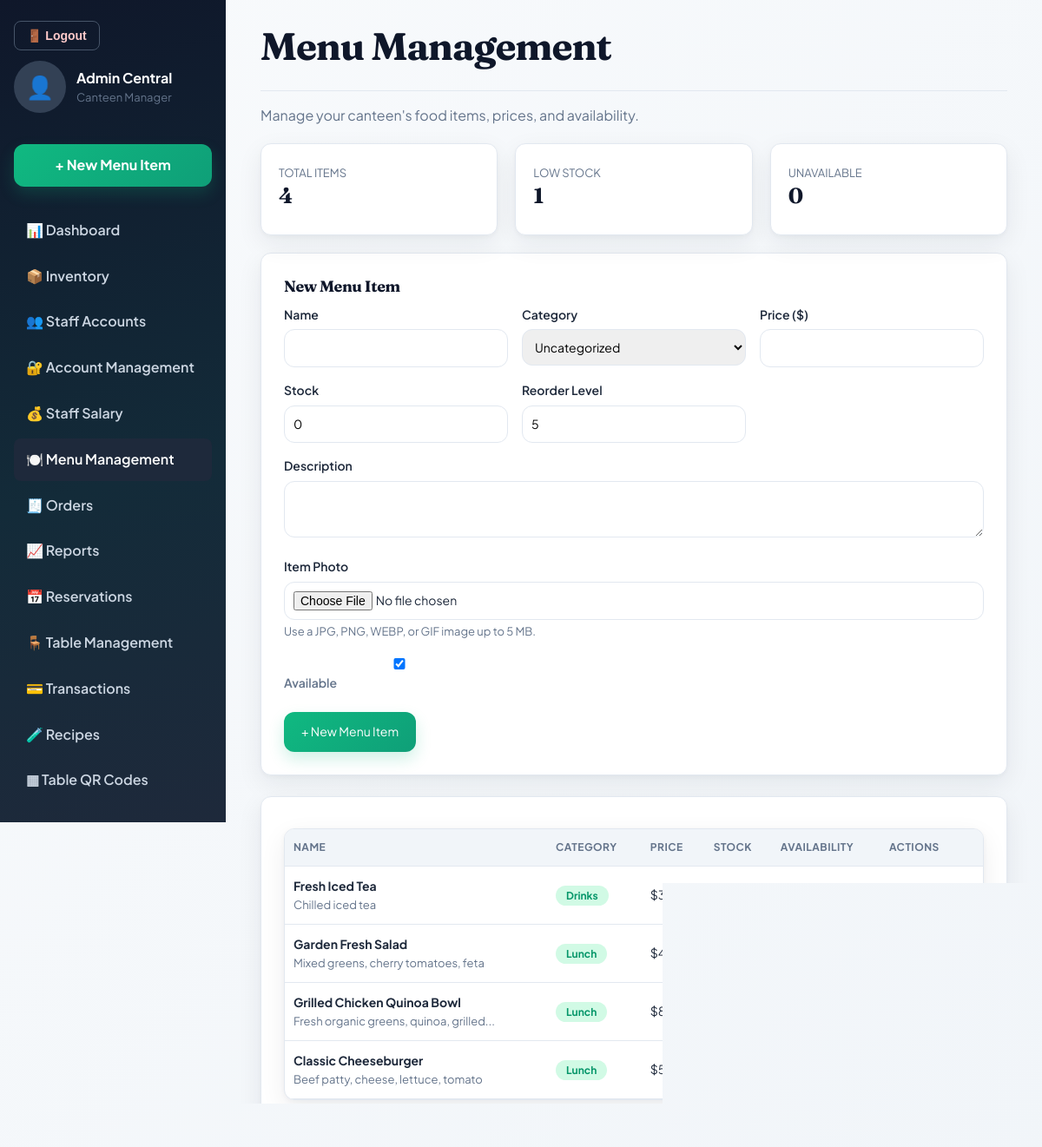
Page /views/admin/menu_management.php (signed in) on the committed database.
### tables this page shows
CREATE TABLE menu_items (
    id INT AUTO_INCREMENT PRIMARY KEY,
    category_id INT,
    name VARCHAR(150) NOT NULL,
    description TEXT,
    price DECIMAL(10,2) NOT NULL,
    image VARCHAR(255) DEFAULT NULL,
    current_stock INT DEFAULT 0,
    reorder_level INT DEFAULT 5,
    is_active TINYINT(1) DEFAULT 1,
    created_at TIMESTAMP DEFAULT CURRENT_TIMESTAMP,
    FOREIGN KEY (category_id) REFERENCES categories(id) ON DELETE SET NULL
);

CREATE TABLE categories (
    id INT AUTO_INCREMENT PRIMARY KEY,
    name VARCHAR(100) NOT NULL
);

### config/config.php (called while the page is built, shortened)
<?php
function isLoggedIn() {
    return isset($_SESSION['user_id']);
}
function isAdmin() {
    return isLoggedIn() && ($_SESSION['role'] ?? '') === 'admin';
}
function e($str) {
    return htmlspecialchars($str ?? '', ENT_QUOTES, 'UTF-8');
}

### controllers/MenuController.php (called while the page is built, shortened)
<?php
require_once __DIR__ . '/../models/MenuItem.php';
class MenuController {
    public $menuItemModel;
    public function __construct($db) {
        $this->menuItemModel = new MenuItem($db);
    }
    public function listAll() {
        return $this->menuItemModel->all(false);
    }
}

### models/MenuItem.php (called while the page is built, shortened)
<?php
class MenuItem {
    private $conn;
    public function __construct($db) {
        $this->conn = $db;
    }
    public function all($onlyActive = false) {
        $sql = "SELECT mi.*, c.name AS category_name FROM menu_items mi
                LEFT JOIN categories c ON mi.category_id = c.id";
        $sql .= " ORDER BY mi.id DESC";
        $stmt = $this->conn->prepare($sql);
        $stmt->execute();
        return $stmt->fetchAll(PDO::FETCH_ASSOC);
    }
    public function counts() {
        $stmt = $this->conn->prepare("SELECT COUNT(*) FROM menu_items");
        $stmt->execute();
        $total = $stmt->fetchColumn();
        $stmt = $this->conn->prepare("SELECT COUNT(*) FROM menu_items WHERE current_stock <= reorder_level AND current_stock > 0");
        $stmt->execute();
        $low = $stmt->fetchColumn();
        $stmt = $this->conn->prepare("SELECT COUNT(*) FROM menu_items WHERE is_active = 0");
        $stmt->execute();
        $unavailable = $stmt->fetchColumn();
        return ['total' => $total, 'low' => $low, 'unavailable' => $unavailable];
    }
}

### views/admin/menu_management.php (the view, shortened to what this page needs)
<?php
require_once __DIR__ . '/../../config/config.php';
require_once __DIR__ . '/../../controllers/MenuController.php';
$database = new Database();
$db = $database->connect();
$menuController = new MenuController($db);
$editItem = null;
$items = $menuController->listAll();
$counts = $menuController->menuItemModel->counts();
?>
<!DOCTYPE html>
<html lang="en">
<head>
<link rel="stylesheet" href="<?= BASE_URL ?>/public/css/style.css">
</head>
<body class="admin-body">
<?php include __DIR__ . '/../partials/header_admin.php'; ?>
<main class="admin-main">
    <header class="admin-topbar">
        <h1>Menu Management</h1>
    </header>
    <p class="muted">Manage your canteen's food items, prices, and availability.</p>
    <div class="stat-grid three">
        <div class="stat-card"><span class="muted small">TOTAL ITEMS</span><h2><?= $counts['total'] ?></h2></div>
        <div class="stat-card"><span class="muted small">LOW STOCK</span><h2><?= $counts['low'] ?></h2></div>
        <div class="stat-card"><span class="muted small">UNAVAILABLE</span><h2><?= $counts['unavailable'] ?></h2></div>
    </div>
    <div class="card">
        <h3><?= $editItem ? 'Edit Item' : 'New Menu Item' ?></h3>
        <form method="POST" enctype="multipart/form-data" class="grid-form">
            <div>
                <label>Name</label>
                <input type="text" name="name" required value="<?= e($editItem['name'] ?? '') ?>">
            </div>
            <div>
                <label>Category</label>
                <select name="category_id">
                    <option value="">Uncategorized</option>
                </select>
            </div>
            <div>
                <label>Price ($)</label>
                <input type="number" step="0.01" name="price" required value="<?= e($editItem['price'] ?? '') ?>">
            </div>
            <div>
                <label>Stock</label>
                <input type="number" name="current_stock" required value="<?= e($editItem['current_stock'] ?? 0) ?>">
            </div>
            <div>
                <label>Reorder Level</label>
                <input type="number" name="reorder_level" required value="<?= e($editItem['reorder_level'] ?? 5) ?>">
            </div>
            <div class="full-width">
                <label>Description</label>
                <textarea name="description" rows="2"><?= e($editItem['description'] ?? '') ?></textarea>
            </div>
            <div class="full-width">
                <label>Item Photo</label>
                <input type="file" name="image" accept="image/jpeg,image/png,image/webp,image/gif">
                <span class="muted small">Use a JPG, PNG, WEBP, or GIF image up to 5 MB.</span>
            </div>
            <div>
                <label class="checkbox"><input type="checkbox" name="is_active" <?= (!$editItem || $editItem['is_active']) ? 'checked' : '' ?>> Available</label>
            </div>
            <div class="full-width">
                <button type="submit" name="save_item" class="btn-primary"><?= $editItem ? 'Update Item' : '+ New Menu Item' ?></button>
            </div>
        </form>
    </div>
    <div class="card">
        <table class="data-table">
            <thead>
            <tr><th>Name</th><th>Category</th><th>Price</th><th>Stock</th><th>Availability</th><th>Actions</th></tr>
            </thead>
            <tbody>
            <?php foreach ($items as $item): ?>
                <tr>
                    <td>
                        <strong <?= !$item['is_active'] ? 'style="text-decoration:line-through;color:#999"' : '' ?>><?= e($item['name']) ?></strong>
                        <div class="muted small"><?= e(mb_strimwidth($item['description'] ?? '', 0, 40, '...')) ?></div>
                    </td>
                    <td><span class="tag"><?= e($item['category_name'] ?? 'Uncategorized') ?></span></td>
                    <td>$<?= number_format($item['price'], 2) ?></td>
                    <td class="<?= $item['current_stock'] <= $item['reorder_level'] ? 'danger' : '' ?>"><?= (int)$item['current_stock'] ?></td>
                    <td>
                        <form method="POST" style="display:inline">
                            <button type="submit" class="toggle-switch <?= $item['is_active'] ? 'on' : '' ?>"></button>
                        </form>
                    </td>
                    <td>
                        <a href="?edit=<?= $item['id'] ?>" class="link small">Edit</a>
                        <form method="POST" style="display:inline" onsubmit="return confirm('Delete this item?')">
                            <button type="submit" class="link-danger small">Delete</button>
                        </form>
                    </td>
                </tr>
            <?php endforeach; ?>
            </tbody>
        </table>
    </div>
</main>
</body>
</html>

### views/partials/header_admin.php (shortened to what this page needs)
<?php
$current = basename($_SERVER['PHP_SELF']);
?>
<aside class="admin-sidebar">
    <div class="admin-top-actions">
        <form method="POST" action="<?= BASE_URL ?>/logout.php">
            <button type="submit" class="logout-button">🚪 Logout</button>
        </form>
    </div>
    <div class="admin-user">
        <div class="avatar-circle">👤</div>
        <div>
            <strong><?= e($_SESSION['name'] ?? 'Admin') ?></strong>
            <div class="muted small">Canteen Manager</div>
        </div>
    </div>
    <a href="<?= BASE_URL ?>/views/admin/menu_management.php" class="btn-primary btn-block sidebar-cta">+ New Menu Item</a>
    <nav class="sidebar-nav">
        <a href="<?= BASE_URL ?>/views/admin/dashboard.php" class="<?= $current === 'dashboard.php' ? 'active' : '' ?>">📊 Dashboard</a>
        <a href="<?= BASE_URL ?>/views/admin/inventory.php" class="<?= $current === 'inventory.php' ? 'active' : '' ?>">📦 Inventory</a>
        <a href="<?= BASE_URL ?>/views/admin/staff_management.php" class="<?= $current === 'staff_management.php' ? 'active' : '' ?>">👥 Staff Accounts</a>
        <a href="<?= BASE_URL ?>/views/admin/account_management.php" class="<?= $current === 'account_management.php' ? 'active' : '' ?>">🔐 Account Management</a>
        <a href="<?= BASE_URL ?>/views/admin/staff_payroll.php" class="<?= $current === 'staff_payroll.php' ? 'active' : '' ?>">💰 Staff Salary</a>
        <a href="<?= BASE_URL ?>/views/admin/menu_management.php" class="<?= $current === 'menu_management.php' ? 'active' : '' ?>">🍽️ Menu Management</a>
        <a href="<?= BASE_URL ?>/views/admin/orders.php" class="<?= $current === 'orders.php' ? 'active' : '' ?>">🧾 Orders</a>
        <a href="<?= BASE_URL ?>/views/admin/report.php" class="<?= $current === 'report.php' ? 'active' : '' ?>">📈 Reports</a>
        <a href="<?= BASE_URL ?>/views/admin/reservations.php" class="<?= $current === 'reservations.php' ? 'active' : '' ?>">📅 Reservations</a>
        <a href="<?= BASE_URL ?>/views/admin/tables.php" class="<?= $current === 'tables.php' ? 'active' : '' ?>">🪑 Table Management</a>
        <a href="<?= BASE_URL ?>/views/admin/transactions.php" class="<?= $current === 'transactions.php' ? 'active' : '' ?>">💳 Transactions</a>
        <a href="<?= BASE_URL ?>/views/admin/recipes.php" class="<?= $current === 'recipes.php' ? 'active' : '' ?>">🧪 Recipes</a>
        <a href="<?= BASE_URL ?>/views/admin/table_qr_codes.php" class="<?= $current === 'table_qr_codes.php' ? 'active' : '' ?>">▦ Table QR Codes</a>
    </nav>
</aside>

### rows in the picture
menu_items: name "Fresh Iced Tea", description "Chilled iced tea", category.name "Drinks", price "3.50", is_active 1 (drawn)
menu_items: name "Garden Fresh Salad", description "Mixed greens, cherry tomatoes, feta", category.name "Lunch", price "4.50", is_active 1 (drawn)
menu_items: name "Grilled Chicken Quinoa Bowl", description "Fresh organic greens, quinoa, grilled...", category.name "Lunch", price "8.50", is_active 1 (drawn)
menu_items: name "Classic Cheeseburger", description "Beef patty, cheese, lettuce, tomato", category.name "Lunch", price "5.99", is_active 1 (drawn)

### other values in the picture
$_SESSION['name'] "Admin Central"
$counts['total'] "4"
$counts['low'] "1"
$counts['unavailable'] "0"
